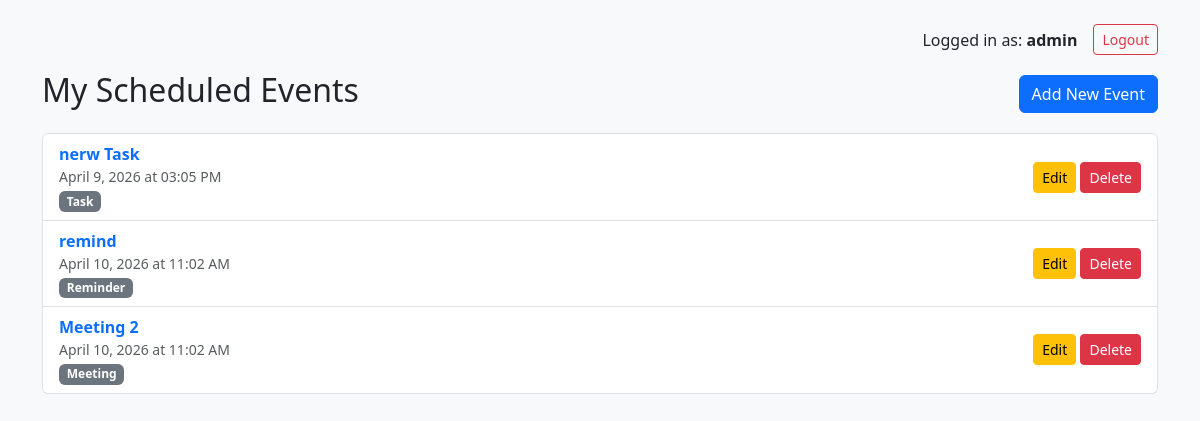
Page /events/ (signed in) on the earlier database version.
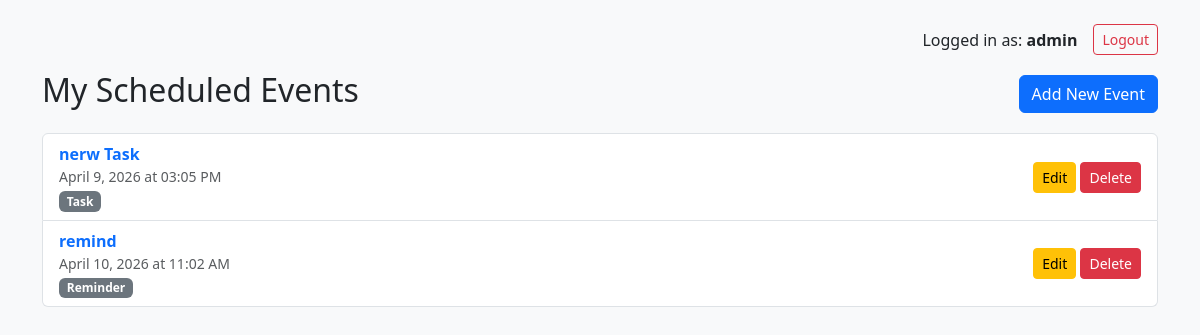
Same page on the later database version.
### events/models.py (models this page shows, shortened)
class Event(models.Model):
    CATEGORY_CHOICES = [
        ('meeting', 'Meeting'),
        ('task', 'Task'),
        ('reminder', 'Reminder'),
    ]
    user = models.ForeignKey(User, on_delete=models.CASCADE)
    name = models.CharField(max_length=200)
    category = models.CharField(max_length=10, choices=CATEGORY_CHOICES, default='reminder')
    date = models.DateField()
    time = models.TimeField()
    description = models.TextField()
    created_at = models.DateTimeField(auto_now_add=True)
    updated_at = models.DateTimeField(auto_now=True)

### events/views.py (the view)
# urls.py: path('', views.EventListView.as_view(), name='event_list'),
class EventListView(LoginRequiredMixin, ListView):
    model = Event
    template_name = 'events/event_list.html'
    context_object_name = 'events'
    def get_queryset(self):
        return Event.objects.filter(user=self.request.user).order_by('date', 'time')

### events/templates/events/event_list.html (shortened to what this page needs)
<!DOCTYPE html>
<html lang="en">
<head>
    <link href="https://cdn.jsdelivr.net/npm/bootstrap@5.3.0/dist/css/bootstrap.min.css" rel="stylesheet">
</head>
<body class="bg-light">
<div class="container mt-4">
    <div class="d-flex justify-content-end align-items-center mb-3">
        <span class="me-3">
            Logged in as: <strong>{{ user.username }}</strong>
        </span>
        <form action="{% url 'logout' %}" method="post" class="d-inline">
            <button type="submit" class="btn btn-outline-danger btn-sm">Logout</button>
        </form>
    </div>
    <div class="d-flex justify-content-between align-items-center mb-3">
        <h2>My Scheduled Events</h2>
        <a href="{% url 'event_create' %}" class="btn btn-primary">Add New Event</a>
    </div>
    <ul class="list-group">
        {% for event in events %}
        <li class="list-group-item">
            <div class="d-flex justify-content-between align-items-center">
                <div>
                    <strong class="text-primary">{{ event.name }}</strong>
                    <div class="text-muted small">
    {{ event.date }} at {{ event.time|time:"h:i A" }}
</div>
                    <span class="badge bg-secondary mt-1">
                        {{ event.get_category_display }}
                    </span>
                </div>
                <div>
                    <a href="{% url 'event_edit' event.id %}" class="btn btn-sm btn-warning">Edit</a>
                    <a href="{% url 'event_delete' event.id %}" class="btn btn-sm btn-danger">Delete</a>
                </div>
            </div>
        </li>
        {% empty %}
        <li class="list-group-item text-center text-muted">
            No events scheduled.
        </li>
        {% endfor %}
    </ul>
</div>
</body>
</html>

Differences in the rows shown:
removed Event: name "Meeting 2", date "April 10, 2026", time "11:02 AM", category "Meeting"
